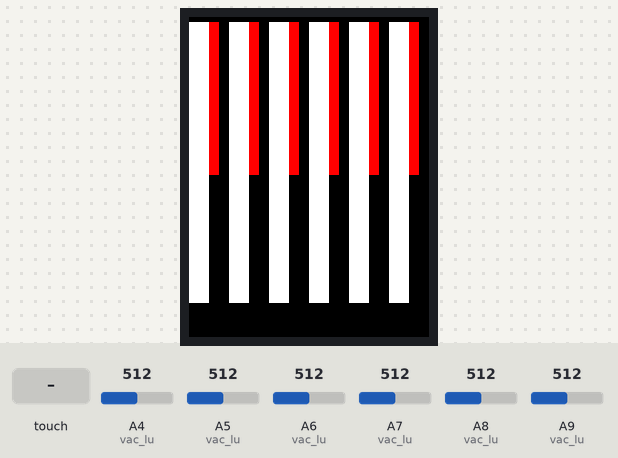
The sketch below on a simulated Teensy 4. On the bench: 240×320 colour display. The test bench sets the inputs (shaded band); at power-on: A4 (vac_lu) = 512, A5 (vac_lu) = 512, A6 (vac_lu) = 512, A7 (vac_lu) = 512, A8 (vac_lu) = 512, A9 (vac_lu) = 512. EEPROM starts erased; what the sketch prints to the serial monitor is not drawn.

Above: at 1.7 s.
1.8 s: touch panel pressed at 13 % / 10 % of its raw x / y range
At 3.5 s:
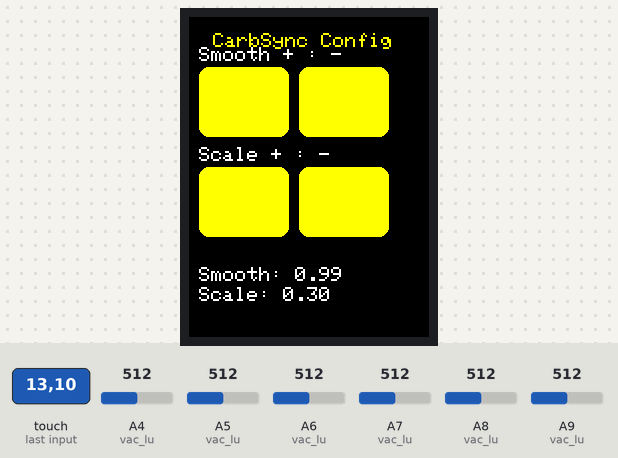
4.1 s: touch panel pressed at 13 % / 30 % of its raw x / y range
At 4.2 s:
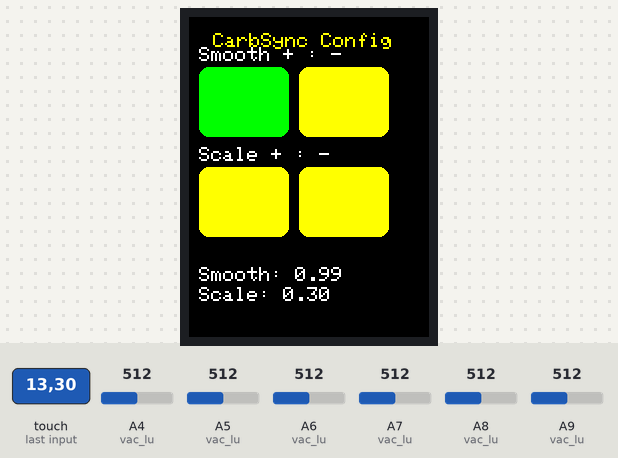
5.7 s: touch panel pressed at 62 % / 10 % of its raw x / y range
At 6.2 s:
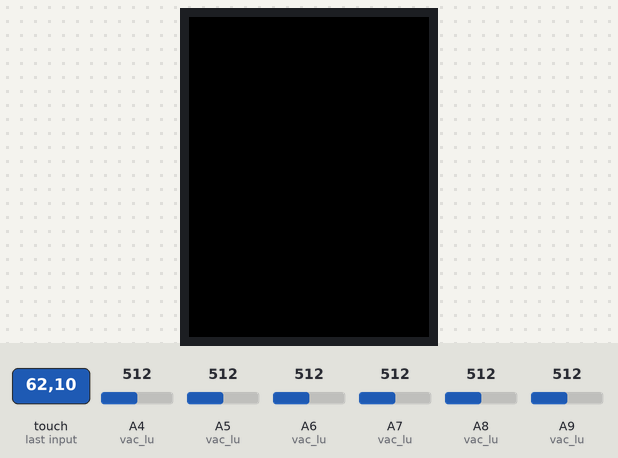
7.8 s: touch panel pressed at 38 % / 10 % of its raw x / y range
At 10.0 s:
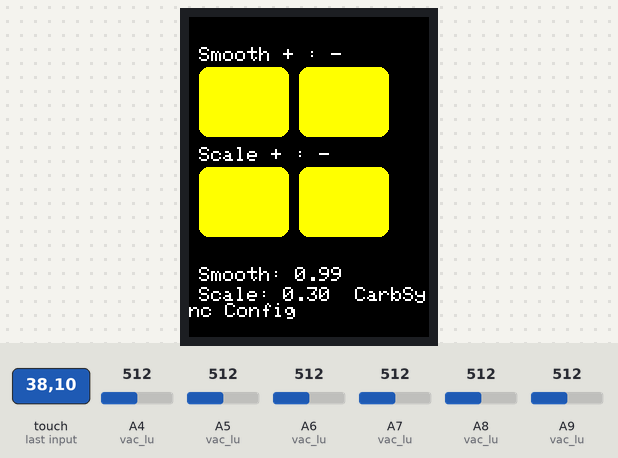
Timing chart, 0 to 11.1 s (numbered marks = the images above; inputs shaded):
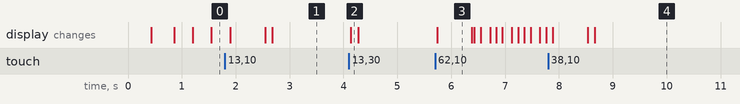

Measured:
- after the input at 1.8 s, the display: first changes after 0.09 s (image 1 shows a later state)
- after the input at 4.1 s, the display: changes at once (image 2)
- after the input at 5.7 s, the display: changes at once (image 3)
- after the input at 7.8 s, the display: first changes after 0.08 s (image 4 shows a later state)
- what the display in image 3 shows lasts 0.7 s, from 5.7 s to 6.4 s

The sketch:

carbsync.ino
```cpp
#include <EEPROM.h>
#include <ILI9341_t3.h>
#include <SPI.h>
#include <TouchScreen.h>

#define MEM_MAGIC_ADDRESS 0
#define MEM_MAGIC_VALUE 0xDEADBEEF
#define SMOOTH_FACTOR_DEFAULT 0.99
#define SMOOTH_FACTOR_ADDRESS 4
#define SCALE_FACTOR_DEFAULT 0.3
#define SCALE_FACTOR_ADDRESS 8

#define DISP_X_OFFSET 0
#define DISP_Y_OFFSET 5
#define DISP_BAR_WIDTH 20
#define DISP_BAR_SPACING 20

#define FAST_DISP_X_OFFSET 20
#define FAST_DISP_Y_OFFSET 5
#define FAST_DISP_BAR_WIDTH 10
#define FAST_DISP_BAR_SPACING 30

#define VAC1 A5
#define VAC2 A7
#define VAC3 A9
#define VAC4 A4
#define VAC5 A6
#define VAC6 A8

// These are the four touchscreen analog pins
#define YP A0  // must be an analog pin, use "An" notation!
#define XM A3  // must be an analog pin, use "An" notation!
#define YM 16   // can be a digital pin
#define XP 15   // can be a digital pin

// This is calibration data for the raw touch data to the screen coordinates
#define TS_MINX 150
#define TS_MINY 120
#define TS_MAXX 920
#define TS_MAXY 940

#define MINPRESSURE 10
#define MAXPRESSURE 1000

#define TFT_DC  9
#define TFT_CS 10
#define TFT_SCLK 13
#define TFT_MOSI 11
#define TFT_MISO 12
#define TFT_RST 8

float SMOOTH_FACTOR = 0.99;
float LAST_SMOOTH_FACTOR = 0.99;
float SCALE_FACTOR = 0.3;
float LAST_SCALE_FACTOR = 0.3;

ILI9341_t3 tft = ILI9341_t3(TFT_CS, TFT_DC, TFT_RST, TFT_MOSI, TFT_SCLK, TFT_MISO);
TouchScreen ts = TouchScreen(XP, YP, XM, YM, 300);

float vac[6];
float vac_smooth[6] = {1023, 1023, 1023, 1023, 1023, 1023};
float vac_last[6];
float vac_smooth_last[6];
int vac_lu[] = {VAC1, VAC2, VAC3, VAC4, VAC5, VAC6};

enum Mode { Entry, Display, Config };

Mode mode = Display;
Mode last_mode = Entry;

class Button {
  public:
    Button(int x, int y, int w, int h) {
      _x = x;
      _y = y;
      _w = w;
      _h = h;
    }

    void draw() {
      uint16_t color = touched ? ILI9341_GREEN : ILI9341_YELLOW;
      tft.fillRoundRect(_x, _y, _w, _h, 10, color);
    }

    bool registerTouch(TSPoint p) {
      if (p.x < _x + _w && p.x > _x &&
          p.y < _y + _h && p.y > _y) {
        touched = true;
      } else {
        touched = false;
      }
      return touched;
    }

    bool isTouched() {
      return touched;
    }

  private:
    int _x;
    int _y;
    int _w;
    int _h;
    bool touched;
};

Button* buttons[4];

uint32_t getuint32(uint16_t addr)
{
  uint32_t val = 0;
  uint8_t val1 =  EEPROM.read(addr + 0) & 0xFF;
  uint8_t val2 =  EEPROM.read(addr + 1) & 0xFF;
  uint8_t val3 =  EEPROM.read(addr + 2) & 0xFF;
  uint8_t val4 =  EEPROM.read(addr + 3) & 0xFF;

  val = val1 | (val2 << 8) | (val3 << 16) | (val4 << 24);
  Serial.printf("getuint32: 0x%02x 0x%x 0x%x 0x%x 0x%02x\r\n", val1, val2, val3, val4, val);
  return val;
}

void setuint32(uint16_t addr, uint32_t val)
{
  uint8_t val1 = (val >> 0) & 0xFF;
  uint8_t val2 = (val >> 8) & 0xFF;
  uint8_t val3 = (val >> 16) & 0xFF;
  uint8_t val4 = (val >> 24) & 0xFF;

  EEPROM.write(addr + 0, val1);
  EEPROM.write(addr + 1, val2);
  EEPROM.write(addr + 2, val3);
  EEPROM.write(addr + 3, val4);

  Serial.printf("setuint32: 0x%02x 0x%02x 0x%02x 0x%02x 0x%02x\r\n", val1, val2, val3, val4, val);
}

void writeValues()
{
  setuint32(SMOOTH_FACTOR_ADDRESS, *((uint32_t*) &SMOOTH_FACTOR));
  setuint32(SCALE_FACTOR_ADDRESS, *((uint32_t*) &SCALE_FACTOR));
}

void writeMagic()
{
  setuint32(MEM_MAGIC_ADDRESS, (uint32_t) MEM_MAGIC_VALUE);
}


void readValues()
{
  uint32_t val1 = getuint32(SMOOTH_FACTOR_ADDRESS);
  uint32_t val2 = getuint32(SCALE_FACTOR_ADDRESS);
  SMOOTH_FACTOR = max(0.0, min(1.0, (float) * ((float*) &val1)));
  SCALE_FACTOR = max(0.0, min(1.0, (float) * ((float*) &val2)));
  LAST_SMOOTH_FACTOR = SMOOTH_FACTOR;
  LAST_SCALE_FACTOR = SCALE_FACTOR;
}

void restoreValues()
{
  uint32_t magic = getuint32(MEM_MAGIC_ADDRESS);

  if (magic != MEM_MAGIC_VALUE) {
    SMOOTH_FACTOR = SMOOTH_FACTOR_DEFAULT;
    SCALE_FACTOR = SCALE_FACTOR_DEFAULT;
    writeValues();
    writeMagic();
    Serial.println("Found NO magic");
  } else {
    readValues();
    Serial.println("Found magic");
  }
}
void setup(void) {


  tft.begin();
  tft.fillScreen(ILI9341_BLACK);

  tft.setTextColor(ILI9341_YELLOW);
  tft.setTextSize(2);
  tft.println("CarbSync");
  delay(200);
  tft.setRotation(2);
  tft.fillScreen(ILI9341_BLACK);

  Serial.begin(9600);
  Serial.println(tft.height());
  Serial.println(tft.width());

  buttons[0] = new Button(10, 50, 90, 70);
  buttons[1] = new Button(110, 50, 90, 70);
  buttons[2] = new Button(10, 150, 90, 70);
  buttons[3] = new Button(110, 150, 90, 70);

  restoreValues();
}


void loop()
{
  bool handled = false;

  // Retrieve a point
  TSPoint p = ts.getPoint();
  p.x = map(p.x, TS_MINX, TS_MAXX, 0, tft.width());
  p.y = map(p.y, TS_MINY, TS_MAXY, 0, tft.height());

  if (mode == Display) {
    for (int i = 0; i < 6; i++) {
      vac_last[i] = vac[i];
      vac[i] = 1023 - analogRead(vac_lu[i]) + 1;
      vac_smooth_last[i] = vac_smooth[i];
      vac_smooth[i] = vac[i] * (1 - SMOOTH_FACTOR) + vac_smooth[i] * SMOOTH_FACTOR;
    }

    for (int i = 0; i < 6; i++) {
      tft.fillRect(DISP_X_OFFSET + i * (DISP_BAR_WIDTH + DISP_BAR_SPACING), DISP_Y_OFFSET, DISP_BAR_WIDTH, vac_smooth[i]*SCALE_FACTOR, ILI9341_WHITE);
      tft.fillRect(DISP_X_OFFSET + i * (DISP_BAR_WIDTH + DISP_BAR_SPACING), vac_smooth[i]*SCALE_FACTOR + DISP_Y_OFFSET, DISP_BAR_WIDTH, 100, ILI9341_BLACK);

      tft.fillRect(FAST_DISP_X_OFFSET + i * (FAST_DISP_BAR_WIDTH + FAST_DISP_BAR_SPACING), FAST_DISP_Y_OFFSET, FAST_DISP_BAR_WIDTH, vac[i]*SCALE_FACTOR, ILI9341_RED);
      tft.fillRect(FAST_DISP_X_OFFSET + i * (FAST_DISP_BAR_WIDTH + FAST_DISP_BAR_SPACING), vac[i]*SCALE_FACTOR + FAST_DISP_Y_OFFSET, FAST_DISP_BAR_WIDTH, 500, ILI9341_BLACK);
    }
  } else {
    if (mode != last_mode) {
      tft.fillScreen(ILI9341_BLACK);
      tft.println("  CarbSync Config");
      tft.setCursor(10, 30);
      tft.setTextColor(ILI9341_WHITE);
      tft.print("Smooth + : -");
      tft.setCursor(10, 130);
      tft.print("Scale + : -");
      delay(100);
    } else {

      for (int i = 0; i < 4; i++) {
        handled = handled || buttons[i]->registerTouch(p);
        buttons[i]->draw();
      }

      if (buttons[0]->isTouched()) {
        SMOOTH_FACTOR = min(1.0, SMOOTH_FACTOR + 0.001);
        tft.fillRect(10, 250, tft.width(), 20, ILI9341_BLACK);
      }
      if (buttons[1]->isTouched()) {
        SMOOTH_FACTOR = max(0.0, SMOOTH_FACTOR - 0.001);
        tft.fillRect(10, 250, tft.width(), 20, ILI9341_BLACK);
      }
      tft.setCursor(10, 250);
      tft.print("Smooth: ");
      tft.print(SMOOTH_FACTOR);

      if (buttons[2]->isTouched()) {
        SCALE_FACTOR = min(1.0, SCALE_FACTOR + 0.001);
        tft.fillRect(10, 270, tft.width(), 20, ILI9341_BLACK);
      }
      if (buttons[3]->isTouched()) {
        SCALE_FACTOR = max(0.0, SCALE_FACTOR - 0.001);
        tft.fillRect(10, 270, tft.width(), 20, ILI9341_BLACK);
      }
      tft.setCursor(10, 270);
      tft.print("Scale: ");
      tft.print(SCALE_FACTOR);

    }
  }

  last_mode = mode;

  // we have some minimum pressure we consider 'valid'
  // pressure of 0 means no pressing!
  if (p.z < MINPRESSURE || p.z > MAXPRESSURE || handled) {
    return;
  }

  Serial.println(mode);

  // Handle Touch
  switch (mode) {
    case Display:
      mode = Config;
      tft.setRotation(0);
      tft.fillScreen(ILI9341_BLACK);
      break;
    case Config:
      mode = Display;
      if (LAST_SMOOTH_FACTOR != SMOOTH_FACTOR ||
          LAST_SCALE_FACTOR != SCALE_FACTOR) {
        writeValues();
      }
      LAST_SCALE_FACTOR = SCALE_FACTOR;
      LAST_SMOOTH_FACTOR = SMOOTH_FACTOR;
      tft.setRotation(2);
      tft.fillScreen(ILI9341_BLACK);
      break;
  }

  delay(500);
}
```
